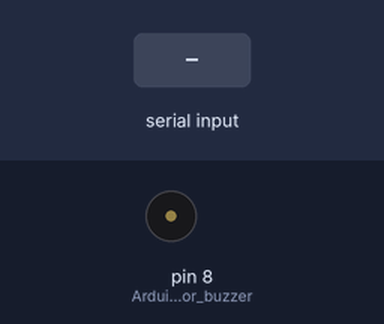
The sketch below on a simulated Arduino Uno, built with avr-gcc and run on an emulated ATmega328P. On the bench: buzzer (waves = sounding, pin HIGH). Inputs (shaded band) come from the test bench.

Above: at 1.2 s.
1.3 s: "1" received over Serial
At 2.5 s:
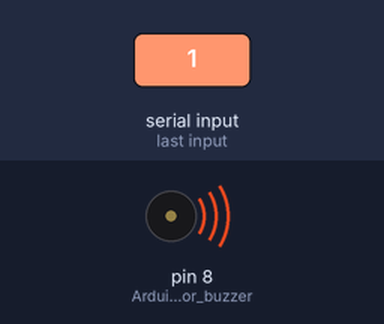
2.8 s: "0" received over Serial
At 3.7 s:
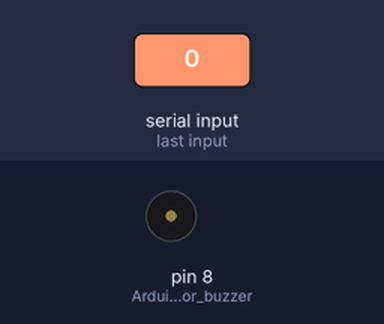
Timing chart, 0 to 5.8 s (numbered marks = the images above; inputs shaded):
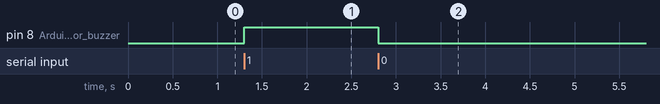

The sketch:

drowssie.ino
```cpp
void setup() {
  Serial.begin(9600);
  pinMode(8, OUTPUT);  // Arduino pin for buzzer
}

void loop() {
  if (Serial.available()) {
    char c = Serial.read();

    if (c == '1') digitalWrite(8, HIGH);
    if (c == '0') digitalWrite(8, LOW);
  }
}
```

Measured:
- after the input at 1.3 s, pin 8 (Arduino_pin_for_buzzer): LOW → HIGH at once
- after the input at 2.8 s, pin 8 (Arduino_pin_for_buzzer): HIGH → LOW at once
